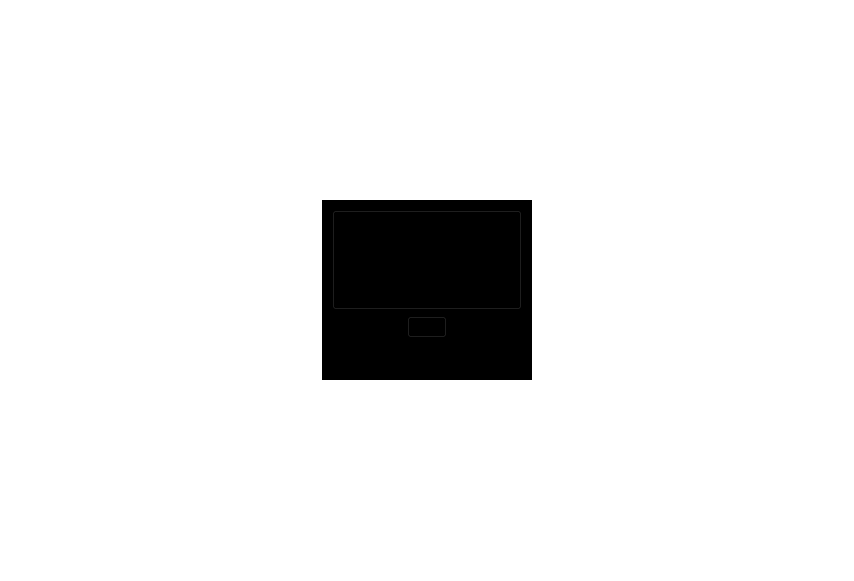
         <widget class="QWidget" name="scrollAreaWidgetContents_9">
          <property name="geometry">
           <rect>
            <x>0</x>
            <y>0</y>
            <width>854</width>
            <height>581</height>
           </rect>
          </property>
          <property name="styleSheet">
           <string notr="true">background:transparent;</string>
          </property>
          <layout class="QGridLayout" name="gridLayout_5">
           <item row="0" column="0">
            <widget class="QFrame" name="frame_18">
             <property name="minimumSize">
              <size>
               <width>0</width>
               <height>100</height>
              </size>
             </property>
             <property name="maximumSize">
              <size>
               <width>210</width>
               <height>180</height>
              </size>
             </property>
             <property name="styleSheet">
              <string notr="true">background:black;</string>
             </property>
             <property name="frameShape">
              <enum>QFrame::StyledPanel</enum>
             </property>
             <property name="frameShadow">
              <enum>QFrame::Sunken</enum>
             </property>
             <property name="lineWidth">
              <number>0</number>
             </property>
             <layout class="QGridLayout" name="gridLayout_41">
              <item row="0" column="0" colspan="3">
               <widget class="QPushButton" name="pushButton_55">
                <property name="minimumSize">
                 <size>
                  <width>0</width>
                  <height>100</height>
                 </size>
                </property>
                <property name="maximumSize">
                 <size>
                  <width>200</width>
                  <height>100</height>
                 </size>
                </property>
                <property name="palette">
                 <palette>
                  <active>
                   <colorrole role="Button">
                    <brush brushstyle="SolidPattern">
                     <color alpha="255">
                      <red>0</red>
                      <green>0</green>
                      <blue>0</blue>
                     </color>
                    </brush>
                   </colorrole>
                   <colorrole role="Base">
                    <brush brushstyle="SolidPattern">
                     <color alpha="255">
                      <red>0</red>
                      <green>0</green>
                      <blue>0</blue>
                     </color>
                    </brush>
                   </colorrole>
                   <colorrole role="Window">
                    <brush brushstyle="SolidPattern">
                     <color alpha="255">
                      <red>0</red>
                      <green>0</green>
                      <blue>0</blue>
                     </color>
                    </brush>
                   </colorrole>
                  </active>
                  <inactive>
                   <colorrole role="Button">
                    <brush brushstyle="SolidPattern">
                     <color alpha="255">
                      <red>0</red>
                      <green>0</green>
                      <blue>0</blue>
                     </color>
                    </brush>
                   </colorrole>
                   <colorrole role="Base">
                    <brush brushstyle="SolidPattern">
                     <color alpha="255">
                      <red>0</red>
                      <green>0</green>
                      <blue>0</blue>
                     </color>
                    </brush>
                   </colorrole>
                   <colorrole role="Window">
                    <brush brushstyle="SolidPattern">
                     <color alpha="255">
                      <red>0</red>
                      <green>0</green>
                      <blue>0</blue>
                     </color>
                    </brush>
                   </colorrole>
                  </inactive>
                  <disabled>
                   <colorrole role="Button">
                    <brush brushstyle="SolidPattern">
                     <color alpha="255">
                      <red>0</red>
                      <green>0</green>
                      <blue>0</blue>
                     </color>
                    </brush>
                   </colorrole>
                   <colorrole role="Base">
                    <brush brushstyle="SolidPattern">
                     <color alpha="255">
                      <red>0</red>
                      <green>0</green>
                      <blue>0</blue>
                     </color>
                    </brush>
                   </colorrole>
                   <colorrole role="Window">
                    <brush brushstyle="SolidPattern">
                     <color alpha="255">
                      <red>0</red>
                      <green>0</green>
                      <blue>0</blue>
                     </color>
                    </brush>
                   </colorrole>
                  </disabled>
                 </palette>
                </property>
                <property name="toolTip">
                 <string>&lt;html&gt;&lt;head/&gt;&lt;body&gt;&lt;p&gt;&lt;img src=&quot;:/toolTip/res/tooltips/CoinserverTooltip.png&quot;/&gt;&lt;/p&gt;&lt;/body&gt;&lt;/html&gt;</string>
                </property>
                <property name="styleSheet">
                 <string notr="true">background:black;</string>
                </property>
                <property name="text">
                 <string/>
                </property>
                <property name="icon">
                 <iconset resource="../bitcoin.qrc">
                  <normaloff>:/images/res/images/FlapXcoin/Community/GSave.png</normaloff>:/images/res/images/FlapXcoin/Community/GSave.png</iconset>
                </property>
                <property name="iconSize">
                 <size>
                  <width>487</width>
                  <height>90</height>
                 </size>
                </property>
               </widget>
              </item>
              <item row="1" column="0">
               <spacer name="horizontalSpacer_60">
                <property name="orientation">
                 <enum>Qt::Horizontal</enum>
                </property>
                <property name="sizeHint" stdset="0">
                 <size>
                  <width>11</width>
                  <height>20</height>
                 </size>
                </property>
               </spacer>
              </item>
              <item row="1" column="1">
               <widget class="QPushButton" name="pushButton_56">
                <property name="maximumSize">
                 <size>
                  <width>160</width>
                  <height>65</height>
                 </size>
                </property>
                <property name="palette">
                 <palette>
                  <active>
                   <colorrole role="Button">
                    <brush brushstyle="SolidPattern">
                     <color alpha="255">
                      <red>0</red>
                      <green>0</green>
                      <blue>0</blue>
                     </color>
                    </brush>
                   </colorrole>
                   <colorrole role="Base">
                    <brush brushstyle="SolidPattern">
                     <color alpha="255">
                      <red>0</red>
                      <green>0</green>
                      <blue>0</blue>
                     </color>
                    </brush>
                   </colorrole>
                   <colorrole role="Window">
                    <brush brushstyle="SolidPattern">
                     <color alpha="255">
                      <red>0</red>
                      <green>0</green>
                      <blue>0</blue>
                     </color>
                    </brush>
                   </colorrole>
                  </active>
                  <inactive>
                   <colorrole role="Button">
                    <brush brushstyle="SolidPattern">
                     <color alpha="255">
                      <red>0</red>
                      <green>0</green>
                      <blue>0</blue>
                     </color>
                    </brush>
                   </colorrole>
                   <colorrole role="Base">
                    <brush brushstyle="SolidPattern">
                     <color alpha="255">
                      <red>0</red>
                      <green>0</green>
                      <blue>0</blue>
                     </color>
                    </brush>
                   </colorrole>
                   <colorrole role="Window">
                    <brush brushstyle="SolidPattern">
                     <color alpha="255">
                      <red>0</red>
                      <green>0</green>
                      <blue>0</blue>
                     </color>
                    </brush>
                   </colorrole>
                  </inactive>
                  <disabled>
                   <colorrole role="Button">
                    <brush brushstyle="SolidPattern">
                     <color alpha="255">
                      <red>0</red>
                      <green>0</green>
                      <blue>0</blue>
                     </color>
                    </brush>
                   </colorrole>
                   <colorrole role="Base">
                    <brush brushstyle="SolidPattern">
                     <color alpha="255">
                      <red>0</red>
                      <green>0</green>
                      <blue>0</blue>
                     </color>
                    </brush>
                   </colorrole>
                   <colorrole role="Window">
                    <brush brushstyle="SolidPattern">
                     <color alpha="255">
                      <red>0</red>
                      <green>0</green>
                      <blue>0</blue>
                     </color>
                    </brush>
                   </colorrole>
                  </disabled>
                 </palette>
                </property>
                <property name="toolTip">
                 <string>&lt;html&gt;&lt;head/&gt;&lt;body&gt;&lt;p&gt;&lt;img src=&quot;:/toolTip/res/tooltips/CoinserverTooltip.png&quot;/&gt;&lt;/p&gt;&lt;/body&gt;&lt;/html&gt;</string>
                </property>
                <property name="styleSheet">
                 <string notr="true">background:black;</string>
                </property>
                <property name="text">
                 <string/>
                </property>
                <property name="icon">
                 <iconset resource="../bitcoin.qrc">
                  <normaloff>:/images/res/images/FlapXcoin/Social/Discord.png</normaloff>:/images/res/images/FlapXcoin/Social/Discord.png</iconset>
                </property>
                <property name="iconSize">
                 <size>
                  <width>100</width>
                  <height>30</height>
                 </size>
                </property>
               </widget>
              </item>
              <item row="1" column="2">
               <spacer name="horizontalSpacer_61">
                <property name="orientation">
                 <enum>Qt::Horizontal</enum>
                </property>
                <property name="sizeHint" stdset="0">
                 <size>
                  <width>11</width>
                  <height>20</height>
                 </size>
                </property>
               </spacer>
              </item>
              <item row="2" column="1">
               <spacer name="verticalSpacer_52">
                <property name="orientation">
                 <enum>Qt::Vertical</enum>
                </property>
                <property name="sizeHint" stdset="0">
                 <size>
                  <width>20</width>
                  <height>44</height>
                 </size>
                </property>
               </spacer>
              </item>
             </layout>
            </widget>
           </item>
          </layout>
         </widget>
